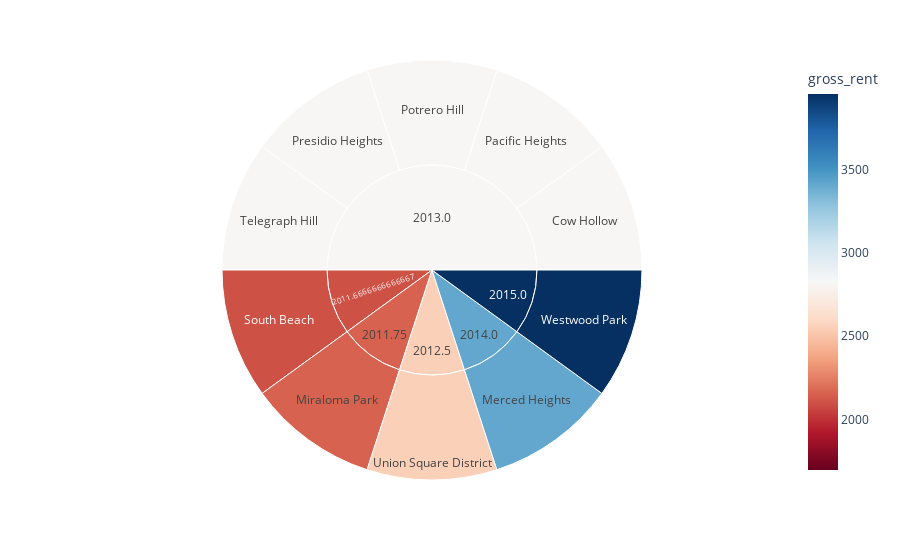

Source (notebook cell):
### Code cell
sunburst()

### Figure 1 — Plotly figure (JSON) as saved in the notebook; plotly's stock layout.template omitted (floating-point values rounded to 4 significant figures)
{"data": [{"branchvalues": "total", "customdata": [[2817.0], [3414], [2155.0], [2817.0], [2817.0], [2817.0], [2099], [2817.0], [2555.0], [3959], [2099], [2155.0], [2555.0], [2817.0], [3414], [3959]], "domain": {"x": [0, 1], "y": [0, 1]}, "hovertemplate": "labels=%{label}<br>count=%{value}<br>parent=%{parent}<br>id=%{id}<br>gross_rent=%{color}<extra></extra>", "ids": ["2013.0/Cow Hollow", "2014.0/Merced Heights", "2011.75/Miraloma Park", "2013.0/Pacific Heights", "2013.0/Potrero Hill", "2013.0/Presidio Heights", "2011.6666666666667/South Beach", "2013.0/Telegraph Hill", "2012.5/Union Square District", "2015.0/Westwood Park", "2011.6666666666667", "2011.75", "2012.5", "2013.0", "2014.0", "2015.0"], "labels": ["Cow Hollow", "Merced Heights", "Miraloma Park", "Pacific Heights", "Potrero Hill", "Presidio Heights", "South Beach", "Telegraph Hill", "Union Square District", "Westwood Park", "2011.6666666666667", "2011.75", "2012.5", "2013.0", "2014.0", "2015.0"], "marker": {"coloraxis": "coloraxis", "colors": [2817.0, 3414, 2155.0, 2817.0, 2817.0, 2817.0, 2099, 2817.0, 2555.0, 3959, 2099, 2155.0, 2555.0, 2817.0, 3414, 3959]}, "name": "", "parents": ["2013.0", "2014.0", "2011.75", "2013.0", "2013.0", "2013.0", "2011.6666666666667", "2013.0", "2012.5", "2015.0", "", "", "", "", "", ""], "type": "sunburst", "values": [1, 1, 1, 1, 1, 1, 1, 1, 1, 1, 1, 1, 1, 5, 1, 1]}], "layout": {"autosize": true, "coloraxis": {"cmid": 2827.0, "colorbar": {"title": {"text": "gross_rent"}}, "colorscale": [[0, "rgb(103,0,31)"], [0.1, "rgb(178,24,43)"], [0.2, "rgb(214,96,77)"], [0.3, "rgb(244,165,130)"], [0.4, "rgb(253,219,199)"], [0.5, "rgb(247,247,247)"], [0.6, "rgb(209,229,240)"], [0.7, "rgb(146,197,222)"], [0.8, "rgb(67,147,195)"], [0.9, "rgb(33,102,172)"], [1, "rgb(5,48,97)"]]}, "legend": {"tracegroupgap": 0}, "margin": {"t": 60}}}
